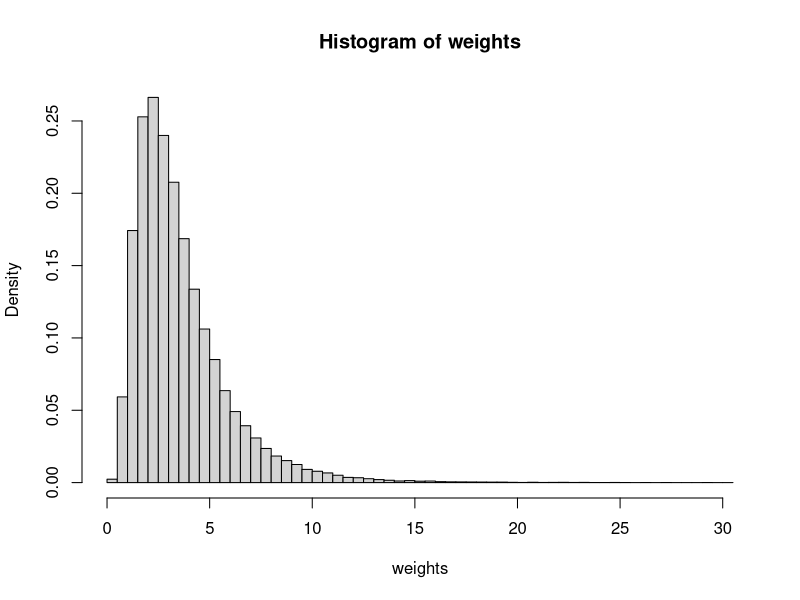
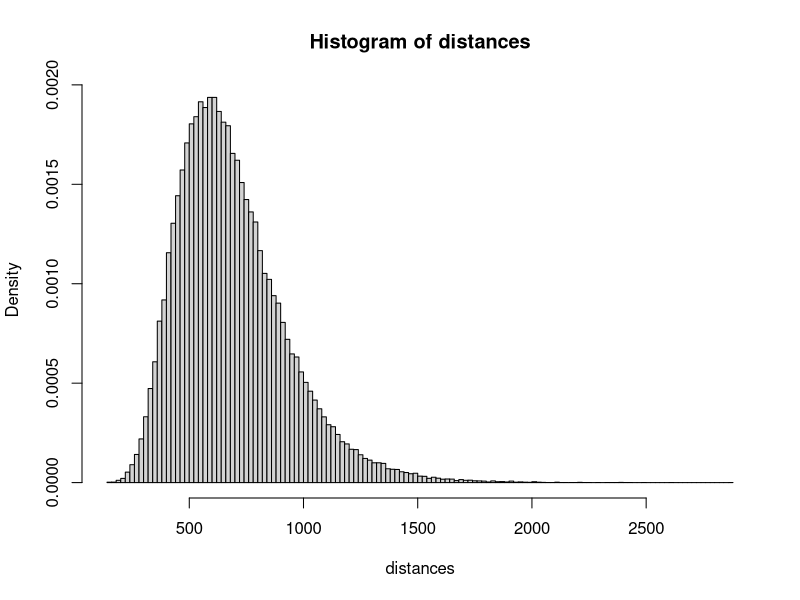

These charts were generated, in order, by the following R code: (Note: this script raises an error after producing the figures.)
#
# Source code for the creation of the benchmark.csv file
#

# Parameters of the simulation
n <- 100000
x <- matrix(c(runif(2*n)),ncol = 2,byrow = TRUE)

# Generate weights with a LogNormal distribution
mu1 <- log(3000)
sigma1 <- log(1.8)
exp(mu1+sigma1**2/2)
exp(2*mu1+4*sigma1**2/2)-exp(mu1+sigma1**2/2)**2
weights <- round(qlnorm(x[,1],mu1,sigma1)/1000,3)
hist(weights,breaks = 100,freq=FALSE)
mean(weights)
max(weights)

# Generate the errors on the weights
weightsTarifParam <- 0.7
weightsCost <- weights*weightsTarifParam
weightsError <- rnorm(n,mean(weightsCost),sd(weightsCost))
max(weightsError)
min(weightsError)
weightsFinalPrice <- weightsCost+weightsError
mean(weightsFinalPrice)
min(weightsFinalPrice)
var(weightsFinalPrice)

# Generate the distance with a LogNormal distribution
# routesCanada
# routesIATA <- cbind(paste(routesCanada$sourceAirport),paste(routesCanada$destinationAirport))
# routesDistance <- apply(routesIATA, 1, function(x) airportsDist(x[1],x[2])$value)
# max(routesDistance)
# mean(routesDistance)
mu2 <- log(650)
sigma2 <- log(1.4)
(distances <- round(qlnorm(x[,2],mu2,sigma2)))
hist(distances,breaks = 100,freq=FALSE)
mean(distances)
max(distances)

# Generate the errors on the distances
distancesTarifParam <- 0.0275
distancesCost <- distances*distancesTarifParam
distancesError <- rnorm(n,mean(distancesCost),sd(distancesCost))
distancesFinalPrice <- distancesCost+distancesError
mean(distancesFinalPrice)
var(distancesFinalPrice)
max(distancesFinalPrice)
min(distancesFinalPrice)

# Generate total price
baseCost <- 10
# taxRate <- sum(table(airportsCanada$province)*as.numeric(paste(taxRates$taxRate)))/length(airportsCanada$province)
taxRate <- 1.082408
profitMargin <- 1.15
(totalCost <- round((baseCost + weightsFinalPrice + distancesFinalPrice)*profitMargin*taxRate,2))
mean(totalCost)
var(totalCost)
max(totalCost)
min(totalCost)

# Export to csv format
(dataExport <- cbind(weights,distances,totalCost))
colnames(dataExport) <- c("Poids (Kg)","Distance (Km)","Prix (CAD $)")
write.csv(dataExport,paste(path,"/Reference/benchmark.csv",sep=''),row.names = FALSE)
